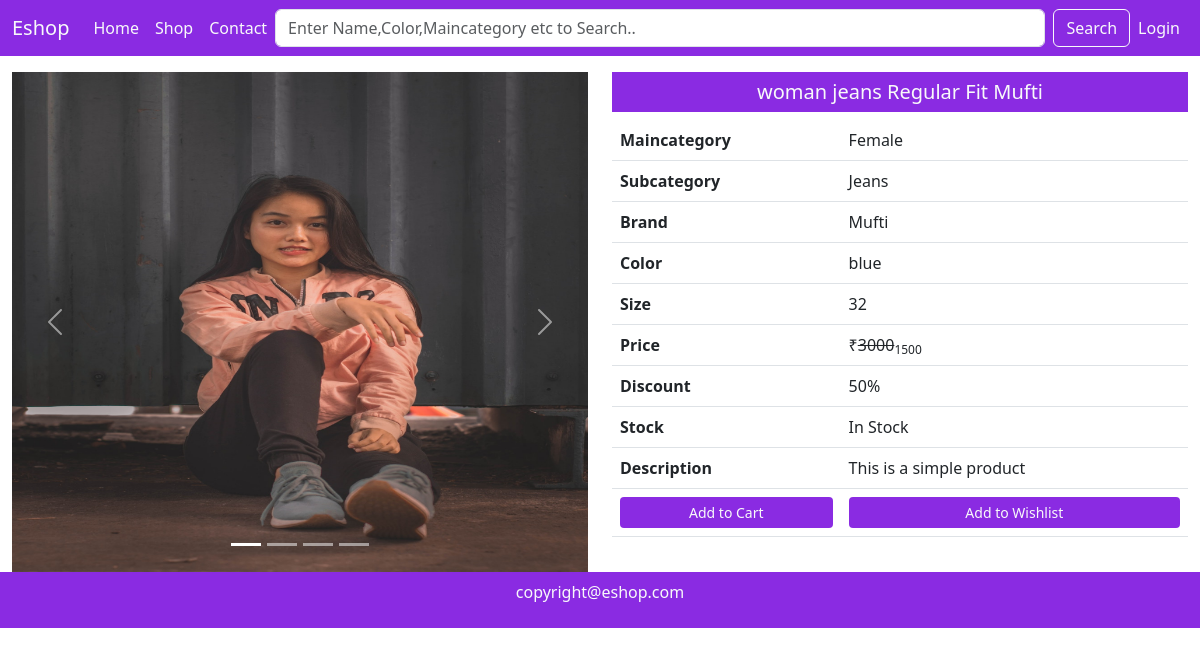
The page /single-product/2/ on the database its author committed.
### mainapp/models.py (models this page shows, shortened)
class Product(models.Model):
    id = models.AutoField(primary_key=True)
    name = models.CharField(max_length=50)
    maincategory = models.ForeignKey(Maincategory, on_delete=models.CASCADE)
    subcategory = models.ForeignKey(Subcategory, on_delete=models.CASCADE)
    brand = models.ForeignKey(Brand, on_delete=models.CASCADE)
    color = models.CharField(max_length=20)
    size = models.CharField(max_length=20)
    stock = models.CharField(
        max_length=20, default="In Stock", null=True, blank=True)
    description = models.TextField()
    baseprice = models.IntegerField()
    discount = models.IntegerField(default=0, null=True, blank=True)
    finalprice = models.IntegerField()
    pic1 = models.ImageField(
        upload_to="uploads", default="", null=True, blank=True)
    pic2 = models.ImageField(
        upload_to="uploads", default="", null=True, blank=True)
    pic3 = models.ImageField(
        upload_to="uploads", default="", null=True, blank=True)
    pic4 = models.ImageField(
        upload_to="uploads", default="", null=True, blank=True)

class Maincategory(models.Model):
    id = models.AutoField(primary_key=True)
    name = models.CharField(max_length=20)
    def __str__(self):
        return self.name

class Subcategory(models.Model):
    id = models.AutoField(primary_key=True)
    name = models.CharField(max_length=20)
    def __str__(self):
        return self.name

class Brand(models.Model):
    id = models.AutoField(primary_key=True)
    name = models.CharField(max_length=20)
    def __str__(self):
        return self.name

### mainapp/views.py (the view)
# urls.py: path('single-product/<int:id>/', views.singleProduct),
def singleProduct(Request, id):
    data = Product.objects.get(id=id)
    return render(Request, "single-product.html", {'data': data})

### mainapp/templates/single-product.html (shortened to what this page needs)
{% extends 'index.html' %}
{% block content %}
<div class="container-fluid mt-3">
    <div class="row">
        <div class="col-md-6 col-12">
            <div id="carouselExampleIndicators" class="carousel slide" data-bs-ride="true">
                <div class="carousel-indicators">
                    <button type="button" data-bs-target="#carouselExampleIndicators" data-bs-slide-to="0"
                        class="active" aria-current="true" aria-label="Slide 1"></button>
                    <button type="button" data-bs-target="#carouselExampleIndicators" data-bs-slide-to="1"
                        aria-label="Slide 2"></button>
                    <button type="button" data-bs-target="#carouselExampleIndicators" data-bs-slide-to="2"
                        aria-label="Slide 3"></button>
                    <button type="button" data-bs-target="#carouselExampleIndicators" data-bs-slide-to="3"
                        aria-label="Slide 4"></button>
                </div>
                <div class="carousel-inner">
                    <div class="carousel-item active">
                        <img src="{{data.pic1.url}}" height="500px" class="d-block w-100" alt="...">
                    </div>
                </div>
                <button class="carousel-control-prev" type="button" data-bs-target="#carouselExampleIndicators"
                    data-bs-slide="prev">
                    <span class="carousel-control-prev-icon" aria-hidden="true"></span>
                </button>
                <button class="carousel-control-next" type="button" data-bs-target="#carouselExampleIndicators"
                    data-bs-slide="next">
                    <span class="carousel-control-next-icon" aria-hidden="true"></span>
                </button>
            </div>
        </div>
        <div class="col-md-6 col-12">
            <h5 class="background text-light text-center p-2">{{data.name}}</h5>
            <div class="table-responsive">
                <table class="table">
                    <tr>
                        <th>Maincategory</th>
                        <td>{{data.maincategory}}</td>
                    </tr>
                    <tr>
                        <th>Subcategory</th>
                        <td>{{data.subcategory}}</td>
                    </tr>
                    <tr>
                        <th>Brand</th>
                        <td>{{data.brand}}</td>
                    </tr>
                    <tr>
                        <th>Color</th>
                        <td>{{data.color}}</td>
                    </tr>
                    <tr>
                        <th>Size</th>
                        <td>{{data.size}}</td>
                    </tr>
                    <tr>
                        <th>Price</th>
                        <td>&#8377;<del>{{data.baseprice}}</del><sub>{{data.finalprice}}</sub></td>
                    </tr>
                    <tr>
                        <th>Discount</th>
                        <td>{{data.discount}}%</td>
                    </tr>
                    <tr>
                        <th>Stock</th>
                        <td>{{data.stock}}</td>
                    </tr>
                    <tr>
                        <th>Description</th>
                        <td>{{data.description}}</td>
                    </tr>
                    <tr>
                        <th><a href="/add-to-cart/{{data.id}}" class="btn background text-light mybtn w-100 btn-sm">Add
                                to Cart</a></th>
                        <td><a href="/add-to-wishlist/{{data.id}}"
                                class="btn background text-light mybtn w-100 btn-sm">Add to Wishlist</a></td>
                    </tr>
                </table>
            </div>
        </div>
    </div>
</div>
{% endblock content %}

### mainapp/static/css/style.css (style rules this page uses)
.background { background-color: blueviolet; }

### rows shown on the page
Product: pic1 (picture), name "woman jeans Regular Fit Mufti", maincategory "Female", subcategory "Jeans", brand "Mufti", color "blue", size "32", baseprice "3000", finalprice "1500", discount "50", stock "In Stock", description "This is a simple product"
